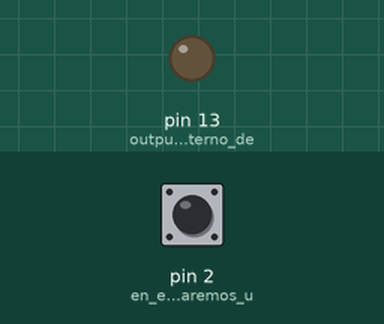
The sketch below on a simulated Arduino Uno, built with avr-gcc and run on an emulated ATmega328P. Parts: output pins drawn as LEDs (lit = HIGH). The test bench sets the inputs (shaded band); at power-on: pin 2 (en_este_pin_colocaremos_u) LOW.

Above: at 1.2 s.
1.3 s: pin 2 (en_este_pin_colocaremos_u) driven HIGH
At 2.2 s:
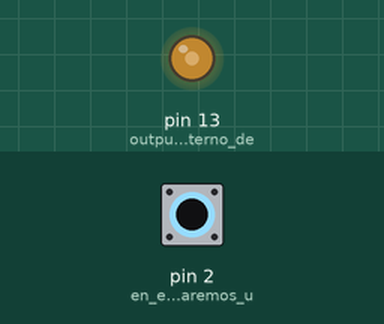
2.8 s: pin 2 (en_este_pin_colocaremos_u) driven LOW
At 3.4 s:
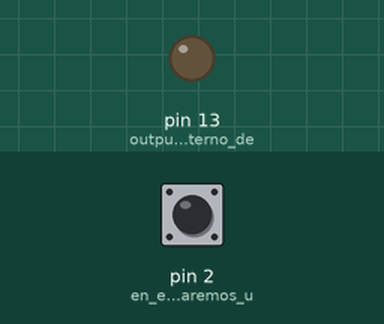
4.3 s: pin 2 (en_este_pin_colocaremos_u) pulsed HIGH 2 times (0.12 s each, 0.3 s apart)
At 6.0 s:
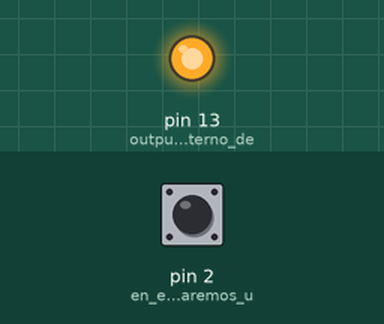
Timing chart, 0 to 7.5 s (numbered marks = the images above; inputs shaded):
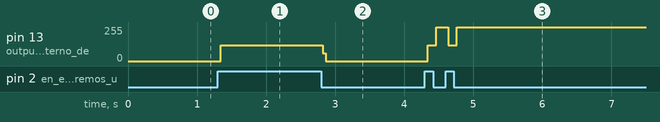

The sketch:

ard2.ino
```cpp
void setup() {
  pinMode(13,OUTPUT); // output del led interno del arduino
  pinMode(2,INPUT); //en este pin colocaremos un pulsador

}

void loop() {
  if(digitalRead(2)==HIGH && digitalRead(13)==LOW){//en caso de estar el led apagado, si se acciona el pulsador:
    digitalWrite(13, HIGH); //encender el led
  }
  if(digitalRead(2)==HIGH && digitalRead(13)==HIGH){//en caso de estar el led encendido, si se acciona el pulsador:
    digitalWrite(13, LOW); //apagar el led
  }
}
```

Measured:
- after the input at 1.3 s, pin 13 (output_del_led_interno_de): 0/255 → 117/255 at once
- after the input at 2.8 s, pin 13 (output_del_led_interno_de): 117/255 → 0/255 at once
- after the input at 4.3 s, pin 13 (output_del_led_interno_de): alternates 255/255 for 0.18 s and 117/255 for 0.12 s, 4 changes in all, then stays 255/255, starting at once
